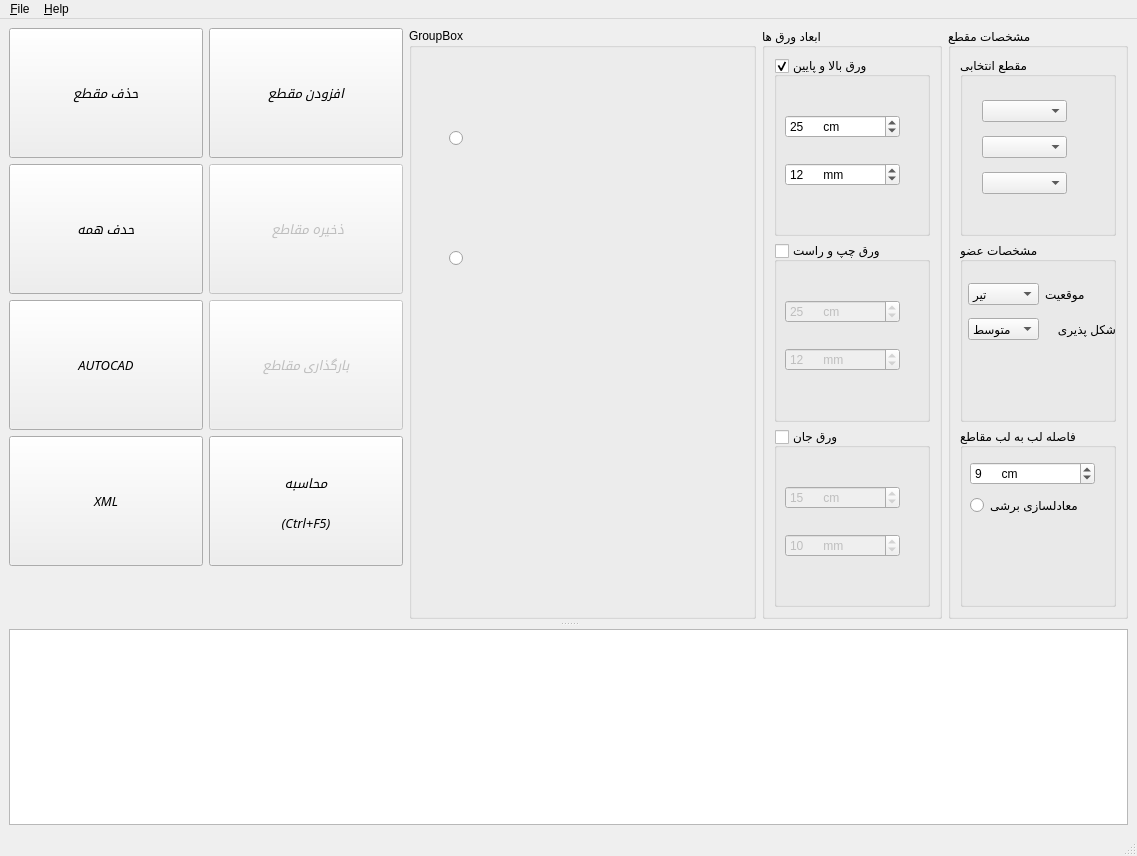
<?xml version="1.0" encoding="UTF-8"?>
<ui version="4.0">
 <class>MainWindow</class>
 <widget class="QMainWindow" name="MainWindow">
  <property name="windowModality">
   <enum>Qt::NonModal</enum>
  </property>
  <property name="geometry">
   <rect>
    <x>0</x>
    <y>0</y>
    <width>1137</width>
    <height>856</height>
   </rect>
  </property>
  <property name="sizePolicy">
   <sizepolicy hsizetype="Preferred" vsizetype="Preferred">
    <horstretch>0</horstretch>
    <verstretch>0</verstretch>
   </sizepolicy>
  </property>
  <property name="windowTitle">
   <string>مقطع معادل</string>
  </property>
  <widget class="QWidget" name="centralwidget">
   <property name="sizePolicy">
    <sizepolicy hsizetype="Minimum" vsizetype="Fixed">
     <horstretch>0</horstretch>
     <verstretch>0</verstretch>
    </sizepolicy>
   </property>
   <property name="minimumSize">
    <size>
     <width>800</width>
     <height>600</height>
    </size>
   </property>
   <layout class="QGridLayout" name="gridLayout_2">
    <item row="0" column="0">
     <widget class="QSplitter" name="mainSplitter">
      <property name="sizePolicy">
       <sizepolicy hsizetype="Expanding" vsizetype="Expanding">
        <horstretch>0</horstretch>
        <verstretch>0</verstretch>
       </sizepolicy>
      </property>
      <property name="mouseTracking">
       <bool>false</bool>
      </property>
      <property name="frameShape">
       <enum>QFrame::NoFrame</enum>
      </property>
      <property name="frameShadow">
       <enum>QFrame::Plain</enum>
      </property>
      <property name="midLineWidth">
       <number>10</number>
      </property>
      <property name="orientation">
       <enum>Qt::Vertical</enum>
      </property>
      <property name="opaqueResize">
       <bool>true</bool>
      </property>
      <property name="handleWidth">
       <number>10</number>
      </property>
      <property name="childrenCollapsible">
       <bool>false</bool>
      </property>
      <widget class="QWidget" name="layoutWidget">
       <layout class="QHBoxLayout" name="horizontalLayout_2">
        <property name="spacing">
         <number>6</number>
        </property>
        <property name="sizeConstraint">
         <enum>QLayout::SetDefaultConstraint</enum>
        </property>
        <item>
         <layout class="QGridLayout" name="gridLayout_6">
          <property name="sizeConstraint">
           <enum>QLayout::SetDefaultConstraint</enum>
          </property>
          <item row="0" column="0">
           <widget class="QPushButton" name="deleteSectionButton">
            <property name="sizePolicy">
             <sizepolicy hsizetype="Minimum" vsizetype="Fixed">
              <horstretch>0</horstretch>
              <verstretch>0</verstretch>
             </sizepolicy>
            </property>
            <property name="minimumSize">
             <size>
              <width>194</width>
              <height>130</height>
             </size>
            </property>
            <property name="maximumSize">
             <size>
              <width>135</width>
              <height>16777215</height>
             </size>
            </property>
            <property name="font">
             <font>
              <family>Noto Sans</family>
              <pointsize>10</pointsize>
              <weight>50</weight>
              <italic>true</italic>
              <bold>false</bold>
             </font>
            </property>
            <property name="styleSheet">
             <string notr="true">font: italic 10pt &quot;Noto Sans&quot;;</string>
            </property>
            <property name="text">
             <string>حذف مقطع</string>
            </property>
            <property name="icon">
             <iconset>
              <normaloff>images/remove.png</normaloff>images/remove.png</iconset>
            </property>
            <property name="iconSize">
             <size>
              <width>90</width>
              <height>90</height>
             </size>
            </property>
            <property name="flat">
             <bool>false</bool>
            </property>
           </widget>
          </item>
          <item row="9" column="0">
           <spacer name="verticalSpacer">
            <property name="orientation">
             <enum>Qt::Vertical</enum>
            </property>
            <property name="sizeHint" stdset="0">
             <size>
              <width>20</width>
              <height>40</height>
             </size>
            </property>
           </spacer>
          </item>
          <item row="5" column="0">
           <widget class="QPushButton" name="save_to_autocad_Button">
            <property name="sizePolicy">
             <sizepolicy hsizetype="Minimum" vsizetype="Fixed">
              <horstretch>0</horstretch>
              <verstretch>0</verstretch>
             </sizepolicy>
            </property>
            <property name="minimumSize">
             <size>
              <width>194</width>
              <height>130</height>
             </size>
            </property>
            <property name="maximumSize">
             <size>
              <width>135</width>
              <height>16777215</height>
             </size>
            </property>
            <property name="font">
             <font>
              <family>Noto Sans</family>
              <pointsize>10</pointsize>
              <weight>50</weight>
              <italic>true</italic>
              <bold>false</bold>
             </font>
            </property>
            <property name="toolTip">
             <string>خروجی به اتوکد</string>
            </property>
            <property name="styleSheet">
             <string notr="true">font: italic 10pt &quot;Noto Sans&quot;;</string>
            </property>
            <property name="text">
             <string>AUTOCAD</string>
            </property>
            <property name="icon">
             <iconset>
              <normaloff>images/autocad.png</normaloff>images/autocad.png</iconset>
            </property>
            <property name="iconSize">
             <size>
              <width>90</width>
              <height>90</height>
             </size>
            </property>
            <property name="flat">
             <bool>false</bool>
            </property>
           </widget>
          </item>
          <item row="0" column="1">
           <widget class="QPushButton" name="addSectionButton">
            <property name="sizePolicy">
             <sizepolicy hsizetype="Minimum" vsizetype="Fixed">
              <horstretch>0</horstretch>
              <verstretch>0</verstretch>
             </sizepolicy>
            </property>
            <property name="minimumSize">
             <size>
              <width>194</width>
              <height>130</height>
             </size>
            </property>
            <property name="maximumSize">
             <size>
              <width>135</width>
              <height>16777215</height>
             </size>
            </property>
            <property name="font">
             <font>
              <family>Noto Sans</family>
              <pointsize>10</pointsize>
              <weight>50</weight>
              <italic>true</italic>
              <bold>false</bold>
             </font>
            </property>
            <property name="toolTip">
             <string>&lt;!DOCTYPE HTML PUBLIC &quot;-//W3C//DTD HTML 4.0//EN&quot; &quot;http://www.w3.org/TR/REC-html40/strict.dtd&quot;&gt;
&lt;html&gt;&lt;head&gt;&lt;meta name=&quot;qrichtext&quot; content=&quot;1&quot; /&gt;&lt;style type=&quot;text/css&quot;&gt;
p, li { white-space: pre-wrap; }
&lt;/style&gt;&lt;/head&gt;&lt;body style=&quot; font-family:'Noto Sans'; font-size:10pt; font-weight:400; font-style:normal;&quot;&gt;
&lt;p align=&quot;justify&quot; dir='rtl' style=&quot; margin-top:12px; margin-bottom:12px; margin-left:0px; margin-right:0px; -qt-block-indent:0; text-indent:0px;&quot;&gt;با زدن این دکمه شما میتوانید مشخصات یک مقطع دلخواه و ابعاد آن را وارد کنید تا نرم افزار آن را در فرمت xml بنویسد.&lt;/p&gt;&lt;/body&gt;&lt;/html&gt;</string>
            </property>
            <property name="styleSheet">
             <string notr="true">font: italic 10pt &quot;Noto Sans&quot;;</string>
            </property>
            <property name="text">
             <string>افزودن مقطع</string>
            </property>
            <property name="icon">
             <iconset>
              <normaloff>images/add.png</normaloff>images/add.png</iconset>
            </property>
            <property name="iconSize">
             <size>
              <width>90</width>
              <height>90</height>
             </size>
            </property>
            <property name="flat">
             <bool>false</bool>
            </property>
           </widget>
          </item>
          <item row="3" column="1">
           <widget class="QPushButton" name="saveToFileButton">
            <property name="enabled">
             <bool>false</bool>
            </property>
            <property name="sizePolicy">
             <sizepolicy hsizetype="Minimum" vsizetype="Fixed">
              <horstretch>0</horstretch>
              <verstretch>0</verstretch>
             </sizepolicy>
            </property>
            <property name="minimumSize">
             <size>
              <width>194</width>
              <height>130</height>
             </size>
            </property>
            <property name="maximumSize">
             <size>
              <width>135</width>
              <height>16777215</height>
             </size>
            </property>
            <property name="font">
             <font>
              <family>Noto Sans</family>
              <pointsize>10</pointsize>
              <weight>50</weight>
              <italic>true</italic>
              <bold>false</bold>
             </font>
            </property>
            <property name="styleSheet">
             <string notr="true">font: italic 10pt &quot;Noto Sans&quot;;</string>
            </property>
            <property name="text">
             <string> ذخیره مقاطع</string>
            </property>
            <property name="icon">
             <iconset>
              <normaloff>images/save.png</normaloff>images/save.png</iconset>
            </property>
            <property name="iconSize">
             <size>
              <width>90</width>
              <height>90</height>
             </size>
            </property>
            <property name="flat">
             <bool>false</bool>
            </property>
           </widget>
          </item>
          <item row="7" column="1">
           <widget class="QPushButton" name="calculate_Button">
            <property name="sizePolicy">
             <sizepolicy hsizetype="Minimum" vsizetype="Fixed">
              <horstretch>0</horstretch>
              <verstretch>0</verstretch>
             </sizepolicy>
            </property>
            <property name="minimumSize">
             <size>
              <width>194</width>
              <height>130</height>
             </size>
            </property>
            <property name="maximumSize">
             <size>
              <width>135</width>
              <height>16777215</height>
             </size>
            </property>
            <property name="font">
             <font>
              <family>Noto Sans</family>
              <pointsize>10</pointsize>
              <weight>9</weight>
              <italic>true</italic>
              <bold>false</bold>
             </font>
            </property>
            <property name="styleSheet">
             <string notr="true">font: 75 italic 10pt &quot;Noto Sans&quot;;</string>
            </property>
            <property name="text">
             <string>محاسبه

(Ctrl+F5)</string>
            </property>
            <property name="icon">
             <iconset>
              <normaloff>images/run.png</normaloff>images/run.png</iconset>
            </property>
            <property name="iconSize">
             <size>
              <width>90</width>
              <height>90</height>
             </size>
            </property>
            <property name="shortcut">
             <string>Ctrl+F5</string>
            </property>
            <property name="flat">
             <bool>false</bool>
            </property>
           </widget>
          </item>
          <item row="7" column="0">
           <widget class="QPushButton" name="saveToXml1Button">
            <property name="sizePolicy">
             <sizepolicy hsizetype="Minimum" vsizetype="Fixed">
              <horstretch>0</horstretch>
              <verstretch>0</verstretch>
             </sizepolicy>
            </property>
            <property name="minimumSize">
             <size>
              <width>194</width>
              <height>130</height>
             </size>
            </property>
            <property name="maximumSize">
             <size>
              <width>135</width>
              <height>16777215</height>
             </size>
            </property>
            <property name="font">
             <font>
              <family>Noto Sans</family>
              <pointsize>10</pointsize>
              <weight>50</weight>
              <italic>true</italic>
              <bold>false</bold>
             </font>
            </property>
            <property name="toolTip">
             <string>&lt;html&gt;&lt;head/&gt;&lt;body&gt;&lt;p align=&quot;right&quot;&gt;خروجی به XML&lt;/p&gt;&lt;/body&gt;&lt;/html&gt;</string>
            </property>
            <property name="styleSheet">
             <string notr="true">font: italic 10pt &quot;Noto Sans&quot;;</string>
            </property>
            <property name="text">
             <string>XML</string>
            </property>
            <property name="icon">
             <iconset>
              <normaloff>images/xml.png</normaloff>images/xml.png</iconset>
            </property>
            <property name="iconSize">
             <size>
              <width>90</width>
              <height>90</height>
             </size>
            </property>
            <property name="flat">
             <bool>false</bool>
            </property>
           </widget>
          </item>
          <item row="5" column="1">
           <widget class="QPushButton" name="load_from_dat_button">
            <property name="enabled">
             <bool>false</bool>
            </property>
            <property name="sizePolicy">
             <sizepolicy hsizetype="Minimum" vsizetype="Fixed">
              <horstretch>0</horstretch>
              <verstretch>0</verstretch>
             </sizepolicy>
            </property>
            <property name="minimumSize">
             <size>
              <width>194</width>
              <height>130</height>
             </size>
            </property>
            <property name="maximumSize">
             <size>
              <width>135</width>
              <height>16777215</height>
             </size>
            </property>
            <property name="font">
             <font>
              <family>Noto Sans</family>
              <pointsize>10</pointsize>
              <weight>50</weight>
              <italic>true</italic>
              <bold>false</bold>
             </font>
            </property>
            <property name="styleSheet">
             <string notr="true">font: italic 10pt &quot;Noto Sans&quot;;</string>
            </property>
            <property name="text">
             <string>بارگذاری مقاطع</string>
            </property>
            <property name="icon">
             <iconset>
              <normaloff>images/load.png</normaloff>images/load.png</iconset>
            </property>
            <property name="iconSize">
             <size>
              <width>90</width>
              <height>90</height>
             </size>
            </property>
            <property name="flat">
             <bool>false</bool>
            </property>
           </widget>
          </item>
          <item row="3" column="0">
           <widget class="QPushButton" name="clear_all_Button">
            <property name="sizePolicy">
             <sizepolicy hsizetype="Fixed" vsizetype="Fixed">
              <horstretch>0</horstretch>
              <verstretch>0</verstretch>
             </sizepolicy>
            </property>
            <property name="minimumSize">
             <size>
              <width>194</width>
              <height>130</height>
             </size>
            </property>
            <property name="maximumSize">
             <size>
              <width>135</width>
              <height>16777215</height>
             </size>
            </property>
            <property name="font">
             <font>
              <family>Noto Sans</family>
              <pointsize>10</pointsize>
              <weight>50</weight>
              <italic>true</italic>
              <bold>false</bold>
             </font>
            </property>
            <property name="styleSheet">
             <string notr="true">font: italic 10pt &quot;Noto Sans&quot;;</string>
            </property>
            <property name="text">
             <string>حدف همه</string>
            </property>
            <property name="icon">
             <iconset>
              <normaloff>images/clear.png</normaloff>images/clear.png</iconset>
            </property>
            <property name="iconSize">
             <size>
              <width>90</width>
              <height>90</height>
             </size>
            </property>
            <property name="flat">
             <bool>false</bool>
            </property>
           </widget>
          </item>
         </layout>
        </item>
        <item>
         <layout class="QGridLayout" name="drawLayout" rowstretch="0">
          <item row="0" column="0">
           <widget class="QGroupBox" name="groupBox">
            <property name="title">
             <string>GroupBox</string>
            </property>
            <widget class="QRadioButton" name="cpe_radioButton">
             <property name="geometry">
              <rect>
               <x>40</x>
               <y>70</y>
               <width>171</width>
               <height>81</height>
              </rect>
             </property>
             <property name="text">
              <string/>
             </property>
             <property name="icon">
              <iconset>
               <normaloff>../../../../../alaki/cpe2.jpg</normaloff>../../../../../alaki/cpe2.jpg</iconset>
             </property>
             <property name="iconSize">
              <size>
               <width>256</width>
               <height>256</height>
              </size>
             </property>
            </widget>
            <widget class="QRadioButton" name="ipe_radioButton">
             <property name="geometry">
              <rect>
               <x>40</x>
               <y>170</y>
               <width>91</width>
               <height>121</height>
              </rect>
             </property>
             <property name="text">
              <string/>
             </property>
             <property name="icon">
              <iconset>
               <normaloff>../../../../../alaki/ipe.png</normaloff>../../../../../alaki/ipe.png</iconset>
             </property>
             <property name="iconSize">
              <size>
               <width>128</width>
               <height>128</height>
              </size>
             </property>
            </widget>
            <widget class="QRadioButton" name="unp_radioButton">
             <property name="geometry">
              <rect>
               <x>50</x>
               <y>-760</y>
               <width>105</width>
               <height>22</height>
              </rect>
             </property>
             <property name="text">
              <string>RadioB&amp;utton</string>
             </property>
            </widget>
           </widget>
          </item>
         </layout>
        </item>
        <item>
         <layout class="QGridLayout" name="gridLayout_4">
          <item row="0" column="0">
           <widget class="QGroupBox" name="groupBox_8">
            <property name="minimumSize">
             <size>
              <width>180</width>
              <height>0</height>
             </size>
            </property>
            <property name="title">
             <string>ابعاد ورق ها</string>
            </property>
            <layout class="QGridLayout" name="gridLayout_5">
             <item row="0" column="0">
              <layout class="QVBoxLayout" name="verticalLayout_3">
               <item>
                <widget class="QGroupBox" name="addTBPLGroupBox">
                 <property name="title">
                  <string>ورق بالا و پایین</string>
                 </property>
                 <property name="checkable">
                  <bool>true</bool>
                 </property>
                 <widget class="QWidget" name="layoutWidget_4">
                  <property name="geometry">
                   <rect>
                    <x>11</x>
                    <y>39</y>
                    <width>115</width>
                    <height>110</height>
                   </rect>
                  </property>
                  <layout class="QVBoxLayout" name="verticalLayout_5">
                   <item>
                    <widget class="QSpinBox" name="lhSpinBox">
                     <property name="suffix">
                      <string>      cm</string>
                     </property>
                     <property name="prefix">
                      <string/>
                     </property>
                     <property name="minimum">
                      <number>2</number>
                     </property>
                     <property name="value">
                      <number>25</number>
                     </property>
                    </widget>
                   </item>
                   <item>
                    <widget class="QSpinBox" name="thSpinBox">
                     <property name="suffix">
                      <string>      mm</string>
                     </property>
                     <property name="minimum">
                      <number>2</number>
                     </property>
                     <property name="value">
                      <number>12</number>
                     </property>
                    </widget>
                   </item>
                  </layout>
                 </widget>
                </widget>
               </item>
               <item>
                <widget class="QGroupBox" name="addLRPLGroupBox">
                 <property name="title">
                  <string>ورق چپ و راست</string>
                 </property>
                 <property name="checkable">
                  <bool>true</bool>
                 </property>
                 <property name="checked">
                  <bool>false</bool>
                 </property>
                 <widget class="QWidget" name="layoutWidget_3">
                  <property name="geometry">
                   <rect>
                    <x>11</x>
                    <y>39</y>
                    <width>115</width>
                    <height>110</height>
                   </rect>
                  </property>
                  <layout class="QVBoxLayout" name="verticalLayout_2">
                   <item>
                    <widget class="QSpinBox" name="lvSpinBox">
                     <property name="suffix">
                      <string>      cm</string>
                     </property>
                     <property name="prefix">
                      <string/>
                     </property>
                     <property name="minimum">
                      <number>2</number>
                     </property>
                     <property name="value">
                      <number>25</number>
                     </property>
                    </widget>
                   </item>
                   <item>
                    <widget class="QSpinBox" name="tvSpinBox">
                     <property name="suffix">
                      <string>      mm</string>
                     </property>
                     <property name="minimum">
                      <number>2</number>
                     </property>
                     <property name="value">
                      <number>12</number>
                     </property>
                    </widget>
                   </item>
                  </layout>
                 </widget>
                </widget>
               </item>
               <item>
                <widget class="QGroupBox" name="addWebPLGroupBox">
                 <property name="enabled">
                  <bool>true</bool>
                 </property>
                 <property name="title">
                  <string>ورق جان</string>
                 </property>
                 <property name="checkable">
                  <bool>true</bool>
                 </property>
                 <property name="checked">
                  <bool>false</bool>
                 </property>
                 <widget class="QWidget" name="layoutWidget_5">
                  <property name="geometry">
                   <rect>
                    <x>11</x>
                    <y>39</y>
                    <width>115</width>
                    <height>110</height>
                   </rect>
                  </property>
                  <layout class="QVBoxLayout" name="verticalLayout">
                   <item>
                    <widget class="QSpinBox" name="lwSpinBox">
                     <property name="suffix">
                      <string>      cm</string>
                     </property>
                     <property name="prefix">
                      <string/>
                     </property>
                     <property name="minimum">
                      <number>2</number>
                     </property>
                     <property name="value">
                      <number>15</number>
                     </property>
                    </widget>
                   </item>
                   <item>
                    <widget class="QSpinBox" name="twSpinBox">
                     <property name="suffix">
                      <string>      mm</string>
                     </property>
                     <property name="minimum">
                      <number>2</number>
                     </property>
                     <property name="value">
                      <number>10</number>
                     </property>
                    </widget>
                   </item>
                  </layout>
                 </widget>
                </widget>
               </item>
              </layout>
             </item>
            </layout>
           </widget>
          </item>
          <item row="0" column="1">
           <widget class="QGroupBox" name="groupBox_9">
            <property name="minimumSize">
             <size>
              <width>180</width>
              <height>0</height>
             </size>
            </property>
            <property name="title">
             <string>مشخصات مقطع</string>
            </property>
            <layout class="QGridLayout" name="gridLayout_3">
             <item row="0" column="0">
              <layout class="QVBoxLayout" name="verticalLayout_4">
               <item>
                <widget class="QGroupBox" name="groupBox_5">
                 <property name="title">
                  <string>مقطع انتخابی</string>
                 </property>
                 <widget class="QWidget" name="layoutWidget_7">
                  <property name="geometry">
                   <rect>
                    <x>22</x>
                    <y>35</y>
                    <width>85</width>
                    <height>110</height>
                   </rect>
                  </property>
                  <layout class="QVBoxLayout" name="verticalLayout_6">
                   <item>
                    <widget class="QComboBox" name="doubleBox"/>
                   </item>
                   <item>
                    <widget class="QComboBox" name="sectionTypeBox"/>
                   </item>
                   <item>
                    <widget class="QComboBox" name="sectionsBox"/>
                   </item>
                  </layout>
                 </widget>
                </widget>
               </item>
               <item>
                <widget class="QGroupBox" name="groupBox_7">
                 <property name="title">
                  <string>مشخصات عضو</string>
                 </property>
                 <widget class="QWidget" name="layoutWidget_8">
                  <property name="geometry">
                   <rect>
                    <x>8</x>
                    <y>34</y>
                    <width>148</width>
                    <height>72</height>
                   </rect>
                  </property>
                  <layout class="QGridLayout" name="gridLayout">
                   <item row="0" column="0">
                    <widget class="QComboBox" name="useAsBox">
                     <item>
                      <property name="text">
                       <string>تیر</string>
                      </property>
                     </item>
                     <item>
                      <property name="text">
                       <string>ستون</string>
                      </property>
                     </item>
                    </widget>
                   </item>
                   <item row="0" column="1">
                    <widget class="QLabel" name="label">
                     <property name="text">
                      <string>موقعیت</string>
                     </property>
                     <property name="alignment">
                      <set>Qt::AlignRight|Qt::AlignTrailing|Qt::AlignVCenter</set>
                     </property>
                    </widget>
                   </item>
                   <item row="1" column="0">
                    <widget class="QComboBox" name="ductilityBox">
                     <item>
                      <property name="text">
                       <string>متوسط</string>
                      </property>
                     </item>
                     <item>
                      <property name="text">
                       <string>زیاد</string>
                      </property>
                     </item>
                    </widget>
                   </item>
                   <item row="1" column="1">
                    <widget class="QLabel" name="label_2">
                     <property name="text">
                      <string>شکل پذیری</string>
                     </property>
                    </widget>
                   </item>
                  </layout>
                 </widget>
                </widget>
               </item>
               <item>
                <widget class="QGroupBox" name="groupBox_6">
                 <property name="title">
                  <string>فاصله لب به لب مقاطع</string>
                 </property>
                 <widget class="QWidget" name="layoutWidget_9">
                  <property name="geometry">
                   <rect>
                    <x>10</x>
                    <y>30</y>
                    <width>125</width>
                    <height>62</height>
                   </rect>
                  </property>
                  <layout class="QVBoxLayout" name="verticalLayout_7">
                   <item>
                    <widget class="QSpinBox" name="distSpinBox">
                     <property name="suffix">
                      <string>      cm</string>
                     </property>
                     <property name="prefix">
                      <string/>
                     </property>
                     <property name="minimum">
                      <number>0</number>
                     </property>
                     <property name="value">
                      <number>9</number>
                     </property>
                    </widget>
                   </item>
                   <item>
                    <widget class="QRadioButton" name="convert_type_radio_button">
                     <property name="text">
                      <string>معادلسازی برشی</string>
                     </property>
                    </widget>
                   </item>
                  </layout>
                 </widget>
                </widget>
               </item>
              </layout>
             </item>
            </layout>
           </widget>
          </item>
         </layout>
        </item>
       </layout>
      </widget>
      <widget class="QTableView" name="tableView1">
       <property name="minimumSize">
        <size>
         <width>0</width>
         <height>100</height>
        </size>
       </property>
       <property name="styleSheet">
        <string notr="true"/>
       </property>
      </widget>
     </widget>
    </item>
   </layout>
  </widget>
  <widget class="QMenuBar" name="menubar">
   <property name="geometry">
    <rect>
     <x>0</x>
     <y>0</y>
     <width>1137</width>
     <height>30</height>
    </rect>
   </property>
   <widget class="QMenu" name="menu_File">
    <property name="title">
     <string>&amp;File</string>
    </property>
    <widget class="QMenu" name="menu_Export">
     <property name="title">
      <string>&amp;Export</string>
     </property>
     <addaction name="action_xml"/>
     <addaction name="action_Autocad"/>
    </widget>
    <addaction name="menu_Export"/>
    <addaction name="action_Run"/>
   </widget>
   <widget class="QMenu" name="menu_Help">
    <property name="title">
     <string>&amp;Help</string>
    </property>
    <addaction name="action_About"/>
   </widget>
   <addaction name="menu_File"/>
   <addaction name="menu_Help"/>
  </widget>
  <widget class="QStatusBar" name="statusbar"/>
  <action name="action_xml">
   <property name="icon">
    <iconset>
     <normaloff>images/xml.png</normaloff>images/xml.png</iconset>
   </property>
   <property name="text">
    <string>&amp;xml</string>
   </property>
  </action>
  <action name="action_Run">
   <property name="icon">
    <iconset>
     <normaloff>images/run.png</normaloff>images/run.png</iconset>
   </property>
   <property name="text">
    <string>&amp;Run</string>
   </property>
   <property name="shortcut">
    <string>F5</string>
   </property>
  </action>
  <action name="action_About">
   <property name="text">
    <string>&amp;About</string>
   </property>
   <property name="shortcut">
    <string>F1</string>
   </property>
  </action>
  <action name="action_Autocad">
   <property name="icon">
    <iconset>
     <normaloff>images/autocad.png</normaloff>images/autocad.png</iconset>
   </property>
   <property name="text">
    <string>&amp;Autocad</string>
   </property>
  </action>
 </widget>
 <resources/>
 <connections/>
</ui>
